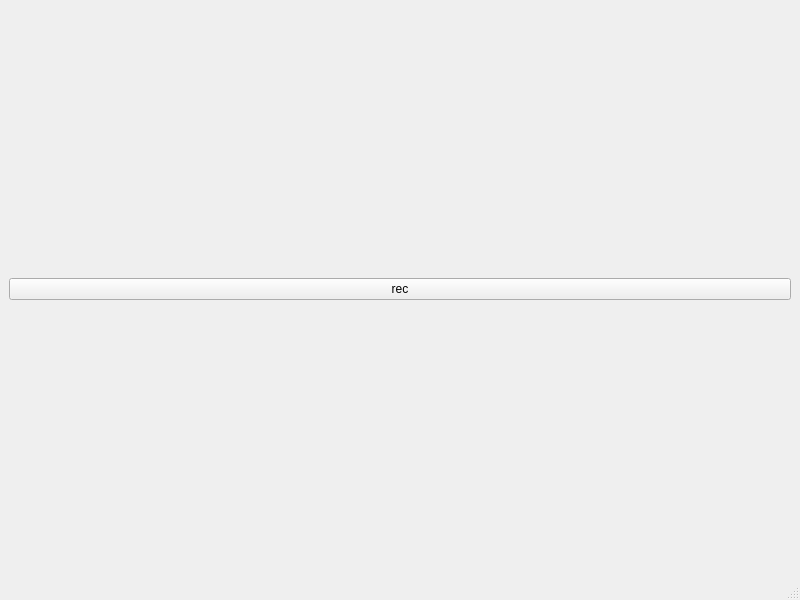
<?xml version="1.0" encoding="UTF-8"?>
<ui version="4.0">
 <class>MainWindow</class>
 <widget class="QMainWindow" name="MainWindow">
  <property name="geometry">
   <rect>
    <x>0</x>
    <y>0</y>
    <width>800</width>
    <height>600</height>
   </rect>
  </property>
  <property name="windowTitle">
   <string>MainWindow</string>
  </property>
  <widget class="QWidget" name="centralwidget">
   <layout class="QVBoxLayout" name="verticalLayout">
    <item>
     <widget class="QPushButton" name="recButton">
      <property name="text">
       <string>rec</string>
      </property>
      <property name="iconSize">
       <size>
        <width>16</width>
        <height>29</height>
       </size>
      </property>
     </widget>
    </item>
   </layout>
  </widget>
  <widget class="QMenuBar" name="menubar">
   <property name="geometry">
    <rect>
     <x>0</x>
     <y>0</y>
     <width>800</width>
     <height>23</height>
    </rect>
   </property>
  </widget>
  <widget class="QStatusBar" name="statusbar"/>
 </widget>
 <resources/>
 <connections/>
</ui>
